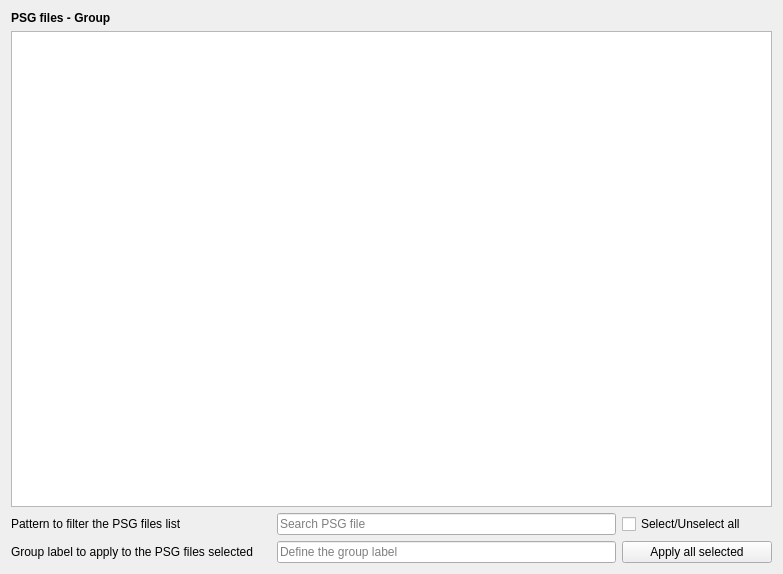
<?xml version="1.0" encoding="UTF-8"?>
<ui version="4.0">
 <class>GroupDefinition</class>
 <widget class="QWidget" name="GroupDefinition">
  <property name="geometry">
   <rect>
    <x>0</x>
    <y>0</y>
    <width>783</width>
    <height>574</height>
   </rect>
  </property>
  <property name="windowTitle">
   <string/>
  </property>
  <property name="styleSheet">
   <string notr="true">font: 12pt &quot;Roboto&quot;;</string>
  </property>
  <layout class="QHBoxLayout" name="horizontalLayout">
   <item>
    <layout class="QVBoxLayout" name="verticalLayout">
     <item>
      <widget class="QLabel" name="label">
       <property name="text">
        <string>&lt;html&gt;&lt;head/&gt;&lt;body&gt;&lt;p&gt;&lt;span style=&quot; font-weight:600;&quot;&gt;PSG files - Group &lt;/span&gt;&lt;/p&gt;&lt;/body&gt;&lt;/html&gt;</string>
       </property>
      </widget>
     </item>
     <item>
      <widget class="QTableView" name="tableView_group">
       <property name="contextMenuPolicy">
        <enum>Qt::DefaultContextMenu</enum>
       </property>
       <property name="toolTipDuration">
        <number>-1</number>
       </property>
       <property name="sizeAdjustPolicy">
        <enum>QAbstractScrollArea::AdjustToContents</enum>
       </property>
       <property name="textElideMode">
        <enum>Qt::ElideNone</enum>
       </property>
       <property name="horizontalScrollMode">
        <enum>QAbstractItemView::ScrollPerPixel</enum>
       </property>
       <attribute name="horizontalHeaderStretchLastSection">
        <bool>true</bool>
       </attribute>
       <attribute name="verticalHeaderStretchLastSection">
        <bool>false</bool>
       </attribute>
      </widget>
     </item>
     <item>
      <layout class="QGridLayout" name="gridLayout">
       <item row="1" column="2">
        <widget class="QPushButton" name="pushButton_apply">
         <property name="text">
          <string>Apply all selected</string>
         </property>
        </widget>
       </item>
       <item row="0" column="2">
        <widget class="QCheckBox" name="checkBox_SelectAll">
         <property name="minimumSize">
          <size>
           <width>150</width>
           <height>0</height>
          </size>
         </property>
         <property name="text">
          <string>Select/Unselect all</string>
         </property>
        </widget>
       </item>
       <item row="1" column="1">
        <widget class="QLineEdit" name="lineEdit_group">
         <property name="placeholderText">
          <string>Define the group label</string>
         </property>
        </widget>
       </item>
       <item row="0" column="1">
        <widget class="QLineEdit" name="lineEdit_search">
         <property name="placeholderText">
          <string>Search PSG file</string>
         </property>
        </widget>
       </item>
       <item row="0" column="0">
        <widget class="QLabel" name="label_2">
         <property name="minimumSize">
          <size>
           <width>200</width>
           <height>0</height>
          </size>
         </property>
         <property name="text">
          <string>Pattern to filter the PSG files list</string>
         </property>
        </widget>
       </item>
       <item row="1" column="0">
        <widget class="QLabel" name="label_3">
         <property name="minimumSize">
          <size>
           <width>260</width>
           <height>0</height>
          </size>
         </property>
         <property name="text">
          <string>Group label to apply to the PSG files selected</string>
         </property>
        </widget>
       </item>
      </layout>
     </item>
    </layout>
   </item>
  </layout>
 </widget>
 <resources>
  <include location="../../../../../scinodes_poc/src/main/python/ui/themes/themes.qrc"/>
 </resources>
 <connections>
  <connection>
   <sender>pushButton_apply</sender>
   <signal>clicked()</signal>
   <receiver>GroupDefinition</receiver>
   <slot>apply_group_slot()</slot>
   <hints>
    <hint type="sourcelabel">
     <x>318</x>
     <y>551</y>
    </hint>
    <hint type="destinationlabel">
     <x>201</x>
     <y>286</y>
    </hint>
   </hints>
  </connection>
  <connection>
   <sender>checkBox_SelectAll</sender>
   <signal>clicked()</signal>
   <receiver>GroupDefinition</receiver>
   <slot>select_all_slot()</slot>
   <hints>
    <hint type="sourcelabel">
     <x>318</x>
     <y>522</y>
    </hint>
    <hint type="destinationlabel">
     <x>201</x>
     <y>286</y>
    </hint>
   </hints>
  </connection>
  <connection>
   <sender>lineEdit_search</sender>
   <signal>textEdited(QString)</signal>
   <receiver>GroupDefinition</receiver>
   <slot>edit_search_slot()</slot>
   <hints>
    <hint type="sourcelabel">
     <x>123</x>
     <y>522</y>
    </hint>
    <hint type="destinationlabel">
     <x>201</x>
     <y>286</y>
    </hint>
   </hints>
  </connection>
 </connections>
 <slots>
  <slot>apply_group_slot()</slot>
  <slot>select_all_slot()</slot>
  <slot>edit_search_slot()</slot>
 </slots>
</ui>
